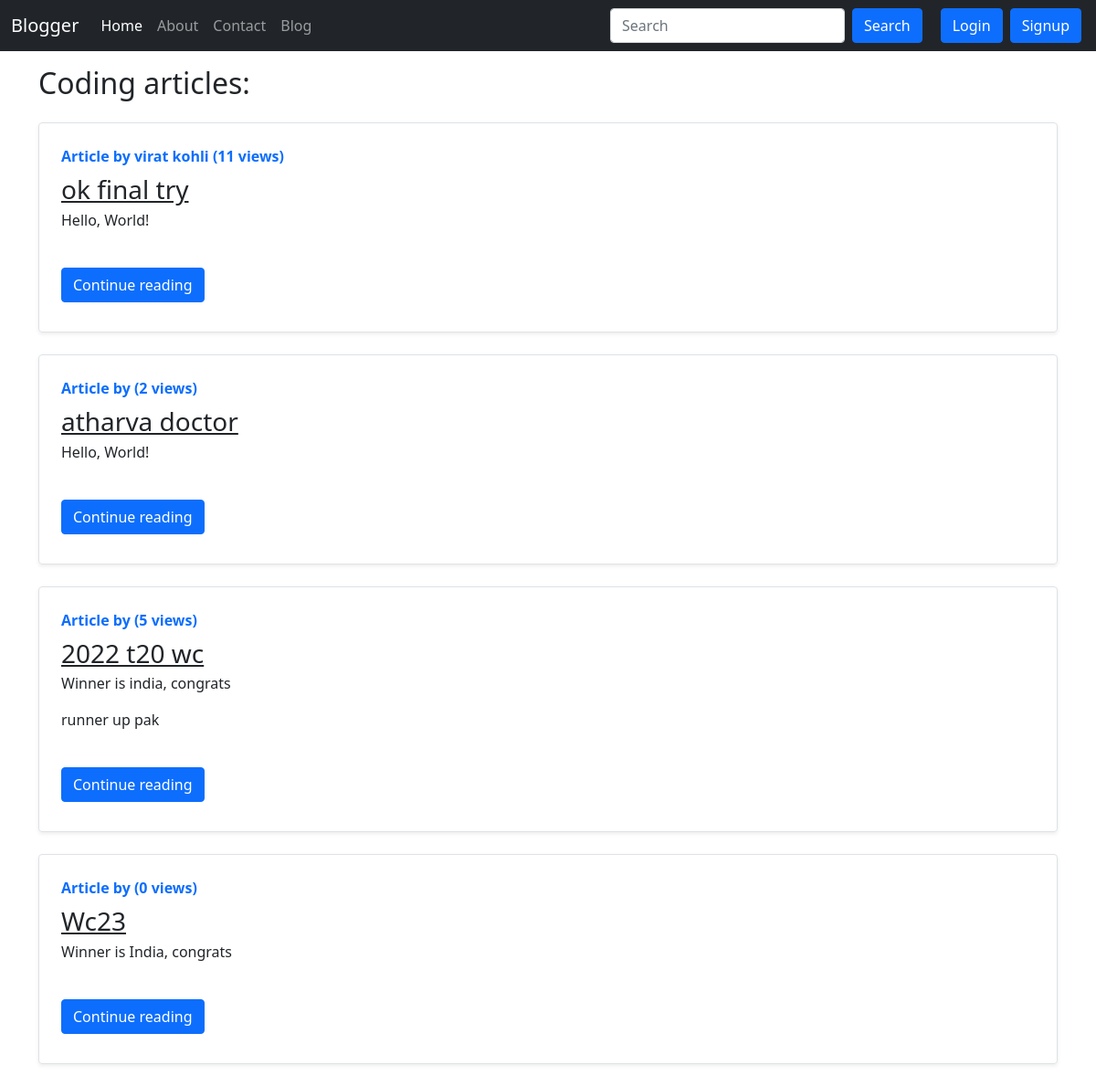
Screenshot of /blog/ with the database file from the repository.
### blog/models.py (models this page shows, shortened)
class Post(models.Model):
    sno = models.AutoField(primary_key=True)
    title = models.CharField(max_length=255)
    content = models.TextField()
    author = models.CharField(max_length=20)
    slug = models.CharField(max_length=130)
    views = models.IntegerField(default=0)
    timestamp = models.DateTimeField(blank=True)
    visibility = models.IntegerField(default=1)

### blog/views.py (the view)
# urls.py: path('', views.blogHome, name="blogHome"),
def blogHome(request):
    allPosts = Post.objects.all()
    context = {
        'allPosts': allPosts,
    }
    return render(request, "blog/blogHome.html", context)

### templates/blog/blogHome.html (shortened to what this page needs)
{% extends 'base.html' %}
{% block blogactive %} active {% endblock blogactive %}
{% block body %}
<div class="container my-3">
    <h2>Coding articles:</h2>
    {% for post in allPosts %}
    <div class="row g-0 border rounded overflow-hidden flex-md-row my-4 shadow-sm h-md-250 position-relative">
        <div class="col p-4 d-flex flex-column position-static">
          <strong class="d-inline-block mb-2 text-primary">Article by {{ post.author }}  ({{post.views}} views)</strong>
          <h3 class="mb-0"><a class="text-dark" href="/blog/{{post.slug}}">{{ post.title }}</a></h3>
          <p class="card-text mb-auto"><div class='preview'>{{ post.content|safe| truncatechars:500 }}</div></p>
          <div class="my-2">
          <a href="/blog/{{post.slug}}" role="button" class="btn btn-primary">Continue reading</a>
          </div>
        </div>
      </div>
      {% endfor %}
</div>
{% endblock body %}

### templates/base.html (shortened to what this page needs)
<!doctype html>
<html lang="en">
<head>
  <link href="https://cdn.jsdelivr.net/npm/bootstrap@5.1.3/dist/css/bootstrap.min.css" rel="stylesheet"
>
  <link rel="stylesheet" href="https://cdnjs.cloudflare.com/ajax/libs/font-awesome/4.7.0/css/font-awesome.min.css">
</head>
<body>
  <nav class="navbar navbar-expand-lg navbar-dark bg-dark">
    <div class="container-fluid">
      <a class="navbar-brand" href="/">Blogger</a>
      <div class="collapse navbar-collapse" id="navbarSupportedContent">
        <ul class="navbar-nav me-auto mb-2 mb-lg-0">
          <li class="nav-item {% block homeactive %} {% endblock homeactive %}">
            <a class="nav-link active" aria-current="page" href="/">Home</a>
          </li>
          <li class="nav-item {% block aboutactive %} {% endblock aboutactive %}">
            <a class="nav-link" href="/about">About</a>
          </li>
          <li class="nav-item {% block contactactive %} {% endblock contactactive %}">
            <a class="nav-link" href="/contact">Contact</a>
          </li>
          <li class="nav-item {% block blogactive %} {% endblock blogactive %}">
            <a class="nav-link" href="/blog">Blog</a>
          </li>
        </ul>
        <form method="get" action="/search" class="d-flex my-2 my-lg-0 mx-3">
          <input class="form-control me-2" type="search" placeholder="Search" aria-label="Search" name="query"
            id="query">
          <button class="btn btn-primary " type="submit">Search</button>
        </form>
        {% if user.is_authenticated %}
        <ul class="navbar-nav ml-auto me-2">
          <li class="nav-item dropdown">
            <a class="nav-link dropdown-toggle" href="#" id="navbarDropdown" role="button" data-bs-toggle="dropdown" aria-expanded="false">
              Welcome {{request.user}}
            </a>
            <ul class="dropdown-menu" aria-labelledby="navbarDropdown">
              <li><a class="dropdown-item" href="/logout">Logout</a></li>
            </ul>
          </li>
        </ul>
        {% else %}
        <button type="button" class="btn btn-primary mx-1" data-bs-toggle="modal" data-bs-target="#loginModal">
          Login
        </button>
        <button type="button" class="btn btn-primary mx-1" data-bs-toggle="modal" data-bs-target="#signupModal">
          Signup
        </button>
        {% endif %}
      </div>
    </div>
  </nav>
  {% block body %}{% endblock body %}
</body>
</html>

### rows the page displays
Post: author "virat kohli", views "11", title "ok final try", content "Hello, World!"
Post: views "2", title "atharva doctor", content "Hello, World!"
Post: views "5", title "2022 t20 wc", content "Winner is india, congrats runner up pak"
Post: views "0", title "Wc23", content "Winner is India, congrats"
